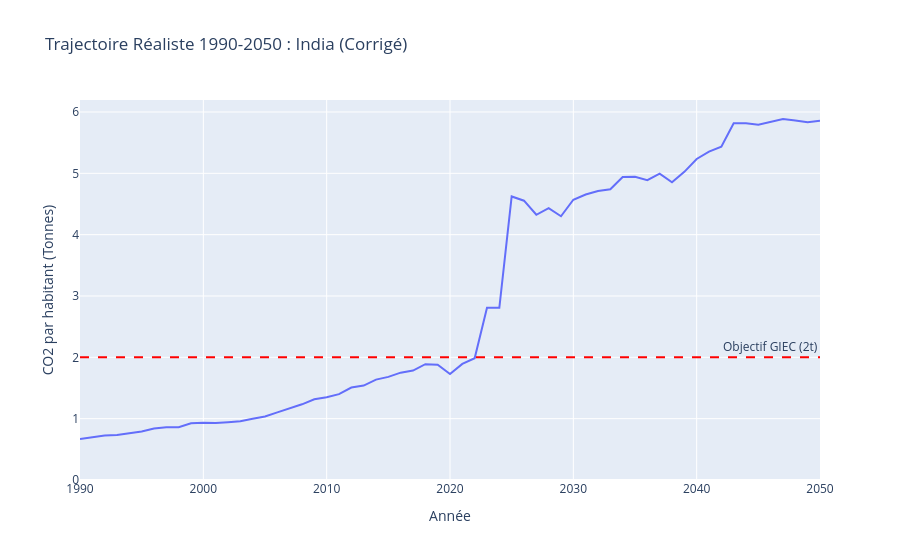

Write notebook code for a chart like this one.
### Markdown cell above
Parenthèse trouve l'erreur en Inde

### Code cell
# 1. On prépare le passé proprement
df_passé = df_ml[['country', 'year', 'gdp', 'population', 'low_carbon_share_energy', 'co2_per_capita']].copy()
df_passé = df_passé.rename(columns={'co2_per_capita': 'co2_final'})

# 2. On prépare le futur réaliste en supprimant d'éventuels doublons de lignes identiques
df_futur_propre = df_futur_realiste.drop_duplicates(subset=['country', 'year']).copy()
df_futur_propre = df_futur_propre[['country', 'year', 'gdp_per_capita', 'population', 'low_carbon_share_energy', 'co2_per_capita_pred']]
df_futur_propre = df_futur_propre.rename(columns={'co2_per_capita_pred': 'co2_final'})

# 3. Le grand collage tout propre
df_total_realiste = pd.concat([df_passé, df_futur_propre], ignore_index=True)

# 4. On re-filtre pour l'Inde
df_zoom_pays = df_total_realiste[df_total_realiste['country'] == "India"]

# 5. On relance le graphique
import plotly.express as px
fig = px.line(df_zoom_pays, 
              x="year", 
              y="co2_final",
              title="Trajectoire Réaliste 1990-2050 : India (Corrigé)",
              labels={"year": "Année", "co2_final": "CO2 par habitant (Tonnes)"})

fig.add_hline(y=2, line_dash="dash", line_color="red", annotation_text="Objectif GIEC (2t)")
fig.update_yaxes(rangemode="tozero")
fig.show()

### Figure 1 — Plotly figure (JSON) as saved in the notebook; plotly's stock layout.template omitted (floating-point values rounded to 4 significant figures)
{"data": [{"hovertemplate": "Année=%{x}<br>CO2 par habitant (Tonnes)=%{y}<extra></extra>", "legendgroup": "", "line": {"color": "#636efa", "dash": "solid"}, "marker": {"symbol": "circle"}, "mode": "lines", "name": "", "orientation": "v", "showlegend": false, "type": "scatter", "x": [1990, 1991, 1992, 1993, 1994, 1995, 1996, 1997, 1998, 1999, 2000, 2001, 2002, 2003, 2004, 2005, 2006, 2007, 2008, 2009, 2010, 2011, 2012, 2013, 2014, 2015, 2016, 2017, 2018, 2019, 2020, 2021, 2022, 2023, 2024, 2025, 2026, 2027, 2028, 2029, 2030, 2031, 2032, 2033, 2034, 2035, 2036, 2037, 2038, 2039, 2040, 2041, 2042, 2043, 2044, 2045, 2046, 2047, 2048, 2049, 2050], "xaxis": "x", "y": [0.668, 0.696, 0.726, 0.734, 0.759, 0.792, 0.841, 0.859, 0.86, 0.926, 0.933, 0.929, 0.941, 0.957, 0.999, 1.035, 1.103, 1.17, 1.234, 1.316, 1.35, 1.4, 1.507, 1.54, 1.637, 1.681, 1.75, 1.784, 1.888, 1.88, 1.727, 1.892, 1.986, 2.81, 2.807, 4.623, 4.554, 4.324, 4.433, 4.3, 4.569, 4.655, 4.713, 4.739, 4.941, 4.942, 4.889, 4.994, 4.853, 5.024, 5.235, 5.354, 5.435, 5.817, 5.815, 5.791, 5.838, 5.886, 5.862, 5.833, 5.857], "yaxis": "y"}], "layout": {"annotations": [{"showarrow": false, "text": "Objectif GIEC (2t)", "x": 1, "xanchor": "right", "xref": "x domain", "y": 2, "yanchor": "bottom", "yref": "y"}], "legend": {"tracegroupgap": 0}, "shapes": [{"line": {"color": "red", "dash": "dash"}, "type": "line", "x0": 0, "x1": 1, "xref": "x domain", "y0": 2, "y1": 2, "yref": "y"}], "title": {"text": "Trajectoire Réaliste 1990-2050 : India (Corrigé)"}, "xaxis": {"anchor": "y", "domain": [0, 1], "title": {"text": "Année"}}, "yaxis": {"anchor": "x", "domain": [0, 1], "rangemode": "tozero", "title": {"text": "CO2 par habitant (Tonnes)"}}}}
